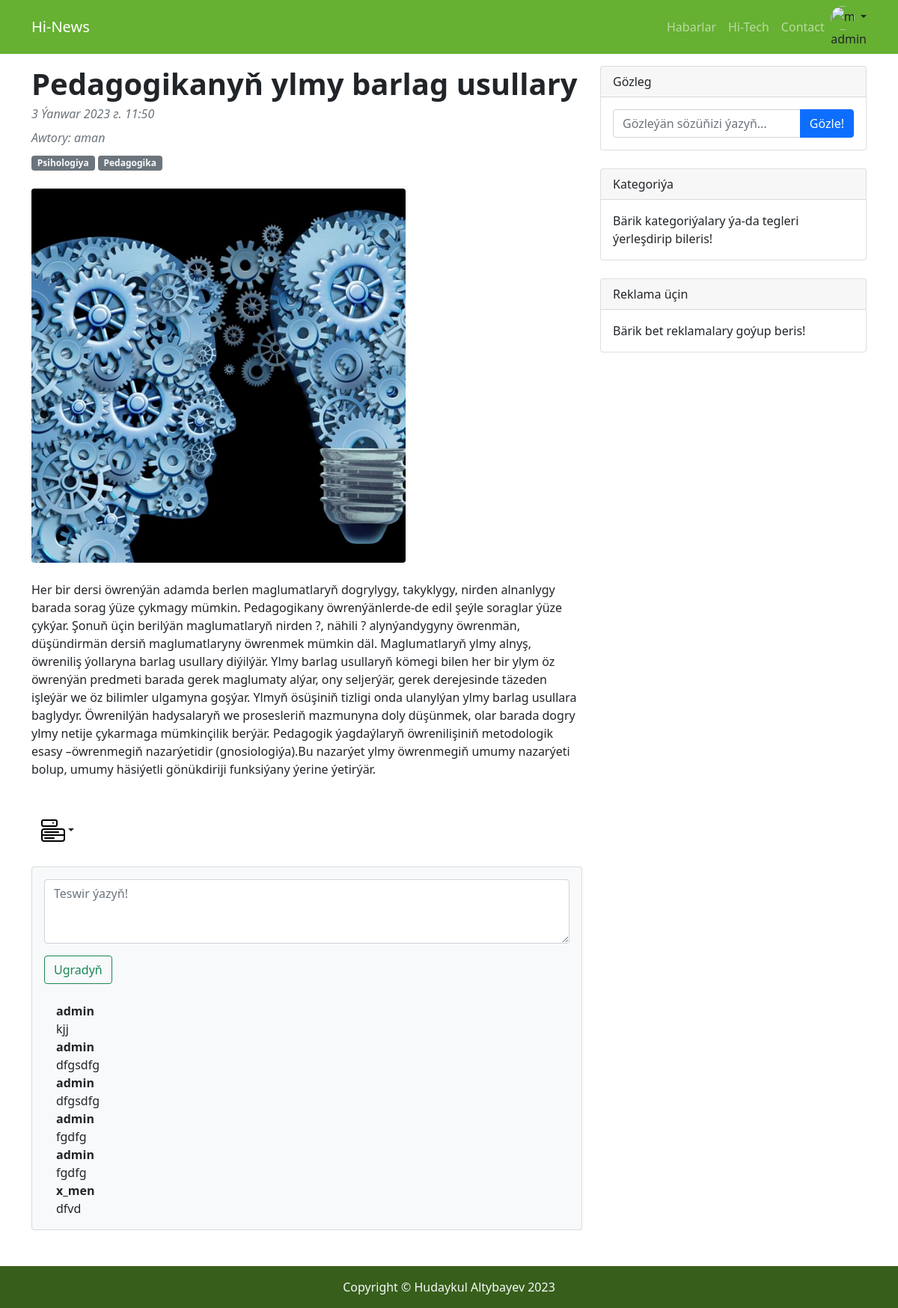
/3/ (signed in), run on the app's committed database.
### accounts/models.py (models this page shows)
class CustomUser(AbstractUser):
    age = models.PositiveIntegerField('yaşy', null=True, blank=True)

### articles/models.py (models this page shows, shortened)
class Article(models.Model):
    title = models.CharField(max_length=200)
    summary = models.CharField('Gysgaça', max_length=200, blank=True)
    body = RichTextField()
    category = models.ManyToManyField(Category, verbose_name='Kategoriyasy', related_name='blog_category')
    photo = models.ImageField(upload_to='images/', blank=True)
    date = models.DateTimeField(auto_now_add=True)
    author = models.ForeignKey(get_user_model(), on_delete=models.CASCADE)
    class Meta:
        verbose_name_plural = "Makala"

class Category(models.Model):
    name = models.CharField(max_length=100)
    class Meta:
        verbose_name_plural = "Kategoriýa"

class Comment(models.Model):
    article = models.ForeignKey(Article, on_delete=models.CASCADE, related_name='comments')
    text = models.TextField(max_length=1000)
    author = models.ForeignKey(get_user_model(), on_delete=models.CASCADE)
    parent = models.ForeignKey('self', verbose_name='esasy', on_delete=models.SET_NULL, blank=True, null=True)
    class Meta:
        verbose_name_plural = "Teswir"

### articles/views.py (the view)
# urls.py: path('<int:pk>/', ArticleDetailView.as_view(), name='article_detail'),
class ArticleDetailView(CategoryFilter, DetailView):
    model = Article
    template_name = 'article_detail.html'

### templates/article_detail.html (shortened to what this page needs)
{% extends 'base.html' %}
{% load static %}
{% block content %}
    <div class="col-lg-8 mt-3">
        <article>
            <header class="mb-4">
                <h1 class="fw-bolder mb-1">{{ article.title }}</h1>
                <div class="text-muted fst-italic mb-2">{{ article.date }}</div>
                <div class="text-muted fst-italic mb-2">Awtory: {{ article.author }}</div>
                {% for categor in article.category.all %}
                    <a class="badge bg-secondary text-decoration-none link-light" href="#!">{{ categor.name }}</a>
                {% endfor %}
            </header>
            <figure class="mb-4"><img class="img-fluid rounded"
                                      src="{{ article.photo.url }}" alt="{{ article.title }}"/></figure>
            <section class="mb-5">
                {{ article.body | safe }}
            </section>
            {% if user.is_superuser %}
                <div class="dropdown mb-4 ">
                    <i class="btn dropdown-toggle" type="button" aria-expanded="false" data-bs-toggle="dropdown"><img
                            src="{% static 'assets/menu-button.svg' %}" alt="Bootstrap" width="32" height="32"></i>
                </div>
            {% else %}
                <h2 class="visually-hidden"></h2>
            {% endif %}
        </article>
        <section class="mb-5">
            <div class="card bg-light">
                <div class="card-body">
                    <form action="{% url 'add_comment' article.id %}" method="post" class="mb-4">{% csrf_token %}
                        <textarea class="form-control" rows="3" name="text"
                                  placeholder="Teswir ýazyň!"></textarea>
                        {% if user.is_authenticated %}
                            <button type="submit" class="mt-3 btn btn-outline-success ">Ugradyň</button>
                        {% else %}
                            <div class="mt-2 alert alert-info" role="alert">
                                Teswir galdyrmak üçin ilki <a href="{% url 'login' %}" class="alert-link">agza boluň</a>.
                            </div>
                        {% endif %}
                    </form>
                    {% for comment in article.comments.all %}
                        <div class="d-flex">
                            <div class="ms-3">
                                <div class="fw-bold">{{ comment.author }}</div>
                                {{ comment.text }}
                            </div>
                        </div>
                    {% endfor %}
                </div>
            </div>
        </section>
    </div>
    {% include 'include/widget.html' %}
{% endblock content %}

### templates/base.html (shortened to what this page needs)
{% load static %}
<!DOCTYPE html>
<html class="h-100">
<head>
    <link rel="stylesheet" href="{% static 'bootstrap/css/bootstrap.min.css' %}">
    <link rel="stylesheet" href="{% static 'css/styles.css' %}">
    <link rel="stylesheet" href="{% static 'css/headers.css' %}">
</head>
<body class="d-flex flex-column h-100 ">
<nav class="navbar navbar-expand-lg navbar-dark " style="background-color: #66B032">
    <div class="container">
        <a class="navbar-brand" href="{% url 'article_list' %}">Hi-News</a>
        <div class="collapse navbar-collapse" id="navbarSupportedContent">
            <ul class="navbar-nav ms-auto mb-2 mb-lg-0">
                <li class="nav-item"><a class="nav-link" href="#">Habarlar</a></li>
                <li class="nav-item"><a class="nav-link" href="#!">Hi-Tech</a></li>
                <li class="nav-item"><a class="nav-link" href="#!">Contact</a></li>
            </ul>
            <div class="dropdown text-end">
                {% if user.is_authenticated %}
                    <a href="#" class="d-block link-dark text-decoration-none dropdown-toggle" id="dropdownUser1"
                       data-bs-toggle="dropdown" aria-expanded="false">
                        <img src="https://github.com/mdo.png" alt="mdo" width="32" height="32" class="rounded-circle">
                    </a>
                    {{ user.username }}
                {% else %}
                    <form class="form-inline ml-auto">
                        <a href="{% url 'login' %}" class="btn btn-outline-primary me-2">Girmek</a>
                        <a href="{% url 'signup' %}" class="btn btn-primary">Hasap açmak</a>
                    </form>
                {% endif %}
            </div>
        </div>
    </div>
</nav>
<div class="container">
    <div class="row">
        {% block content %}
        {% endblock content %}
    </div>
</div>
<footer class="footer mt-auto py-3 " style="background-color: #375F1B">
  <div class="container">
    <p class="m-0 text-center text-light">Copyright &copy; Hudaykul Altybayev 2023</p>
  </div>
</footer>
</body>
</html>

### static/css/headers.css (style rules this page uses)
.dropdown-toggle { outline: 0; }

### data on the page
CustomUser: username "admin"
Article: title "Pedagogikanyň ylmy barlag usullary", date "3 Ýanwar 2023 г. 11:50", author "aman", photo (picture), body "Her bir dersi öwrenýän adamda berlen maglumatlaryň dogrylygy, takyklygy, nirden alnanlygy barada sorag ýüze çykmagy mümkin. Pedagogikany öwrenýänlerde-de edil şeýle soraglar ýüze çykýar. Şonuň üçin berilýän maglumatlaryň nirden ?, nähili ? alynýandygyny öwrenmän, düşündirmän dersiň maglumatlaryny öwrenmek mümkin däl. Maglumatlaryň ylmy alnyş, öwreniliş ýollaryna barlag usullary diýilýär. Ylmy barlag usullaryň kömegi bilen her bir ylym öz öwrenýän predmeti barada gerek maglumaty alýar, ony seljerýär, gerek derejesinde täzeden işleýär we öz bilimler ulgamyna goşýar. Ylmyň ösüşiniň tizligi onda ulanylýan ylmy barlag usullara baglydyr. Öwrenilýän hadysalaryň we prosesleriň mazmunyna doly…"
Category: name "Psihologiya"
Category: name "Pedagogika"
Comment: author "admin", text "kjj"
Comment: author "admin", text "dfgsdfg"
Comment: author "admin", text "dfgsdfg"
Comment: author "admin", text "fgdfg"
Comment: author "admin", text "fgdfg"
Comment: author "x_men", text "dfvd"
